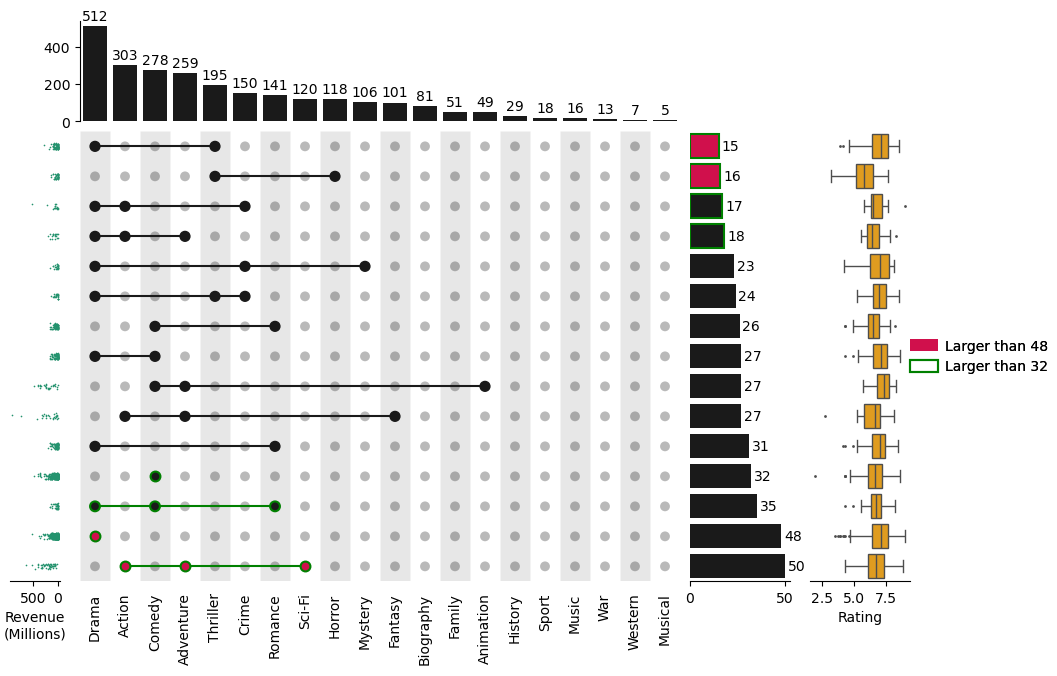

Here is the Python script that generated this plot:
from matplotlib import pyplot as plt

import marsilea as ma
from marsilea.upset import UpsetData


imdb = ma.load_data("imdb")
'''
print(imdb)
     Rank                    Title                     Genre  ...   Votes Revenue (Millions) Metascore
0       1  Guardians of the Galaxy   Action,Adventure,Sci-Fi  ...  757074             333.13        76
1       2               Prometheus  Adventure,Mystery,Sci-Fi  ...  485820             126.46        65
2       3                    Split           Horror,Thriller  ...  157606             138.12        62
3       4                     Sing   Animation,Comedy,Family  ...   60545             270.32        59
4       5            Suicide Squad  Action,Adventure,Fantasy  ...  393727             325.02        40
..    ...                      ...                       ...  ...     ...                ...       ...
994   996     Secret in Their Eyes       Crime,Drama,Mystery  ...   27585               0.00        45
995   997          Hostel: Part II                    Horror  ...   73152              17.54        46
996   998   Step Up 2: The Streets       Drama,Music,Romance  ...   70699              58.01        50
997   999             Search Party          Adventure,Comedy  ...    4881               0.00        22
998  1000               Nine Lives     Comedy,Family,Fantasy  ...   12435              19.64        11

[999 rows x 12 columns]
'''
items_attrs = imdb[
    [
        "Title",
        "Year",
        "Runtime (Minutes)",
        "Rating",
        "Votes",
        "Revenue (Millions)",
        "Metascore",
    ]
].set_index("Title")

'''
print(items_attrs)
# 取了额外列信息 "Revenue (Millions)" 做分布散点图
# 取了额外列信息 "Rating" 做了箱式图
                         Year  Runtime (Minutes)  Rating   Votes  Revenue (Millions)  Metascore
Title
Guardians of the Galaxy  2014                121     8.1  757074              333.13         76
Prometheus               2012                124     7.0  485820              126.46         65
Split                    2016                117     7.3  157606              138.12         62
Sing                     2016                108     7.2   60545              270.32         59
Suicide Squad            2016                123     6.2  393727              325.02         40
...                       ...                ...     ...     ...                 ...        ...
Secret in Their Eyes     2015                111     6.2   27585                0.00         45
Hostel: Part II          2007                 94     5.5   73152               17.54         46
Step Up 2: The Streets   2008                 98     6.2   70699               58.01         50
Search Party             2014                 93     5.6    4881                0.00         22
Nine Lives               2016                 87     5.3   12435               19.64         11

[999 rows x 6 columns]
'''

'''
marsilea.upset.UpsetData.from_memberships()
# items  [groupA,groupB，groupC]
# items_names  统计的元素
Parameters:
      items
            array of array of sets_names, dict
            The data of items

      items_names
            optional
            The name of items, if name is not provided, it will be automatically named as “Item 1, Item 2, …”

      sets_attrs
            optional, pd.DataFrame
            The attributes of sets, the input index should be the same as sets_names

      items_attrs
            optional, pd.DataFrame
            The attributes of items, the input index should be the same as items
'''

upset_data = UpsetData.from_memberships(
    imdb.Genre.str.split(","), items_names=imdb["Title"], items_attrs=items_attrs
)

# 第二种读取例子
#marsilea.upset.UpsetData.from_sets()
'''
Parameters:

sets
    array of sets, dict
    The sets data

sets_names
    optional
    The name of sets, if name is not provided, it will be automatically named as “Set 1, Set 2, …”

sets_attrs
    optional, pd.DataFrame
    The attributes of sets, the input index should be the same as sets_names

items_attrs
    optional, pd.DataFrame
    The attributes of items, the input index should be the same as items
'''
'''

from marsilea.upset import UpsetData, Upset
data = UpsetData.from_sets(sets=[[1, 2, 3, 4],
                            [3, 4, 5, 6],
                            [1, 6, 10, 11]]
                       , sets_names=["setA", "setB", "setC"])
us = Upset(data)
us.render()
us.save("Upset_Plot.png")
'''

# Upset Plot
# marsilea.upset.Upset
# orientstr: The orientation of the Upset plot
# min_cardinality: Select a fraction of subset to render by cardinality
us = ma.upset.Upset(upset_data, orient="v", min_cardinality=15)

# Highlight a subset of the data
us.highlight_subsets(min_cardinality=48, facecolor="#D0104C", label="Larger than 48")
us.highlight_subsets(
    min_cardinality=32, edgecolor="green", edgewidth=1.5, label="Larger than 32"
)

# Add a plot for the items attribute
# 添加绘图属性,在一测绘图
'''
Add a plot for the items attribute
Parameters:
    side
    str
    The side to add the plot, can be ‘left’, ‘right’, ‘top’, ‘bottom’
attr_name
    str
    The name of the attribute
plot
    str
    The type of plot, can be ‘bar’, ‘box’, ‘boxen’, ‘violin’, ‘point’, ‘strip’, ‘swarm’, ‘stack_bar’, ‘number’
name
    str, optional
    The name of the plot
pad
    float, optional
    The padding between the plot and the axis
size
    float, optional
    The size of the plot
plot_kws
    dict, optional
    The keyword arguments for the plot
'''
us.add_items_attr(
    "left", # 位置
    "Revenue (Millions)", # 标题
    "strip", # 分类散点图stripplot()
    pad=0.2,
    size=0.5,
    plot_kws=dict(color="#24936E", size=1.2, label="Revenue\n(Millions)"),
)
us.add_items_attr(
    "right",  # 位置
    "Rating", # 标题
    "box",  # 箱式图
    pad=0.2,
    plot_kws=dict(color="orange", linewidth=1, fliersize=1),
)
# 添加图注
# box_padding: Add pad around the whole legend box
us.add_legends(box_padding=0)
# 设置边框
us.set_margin(0.3)
# 最终渲染
us.render()

us.save("Upset_Plot.png")
